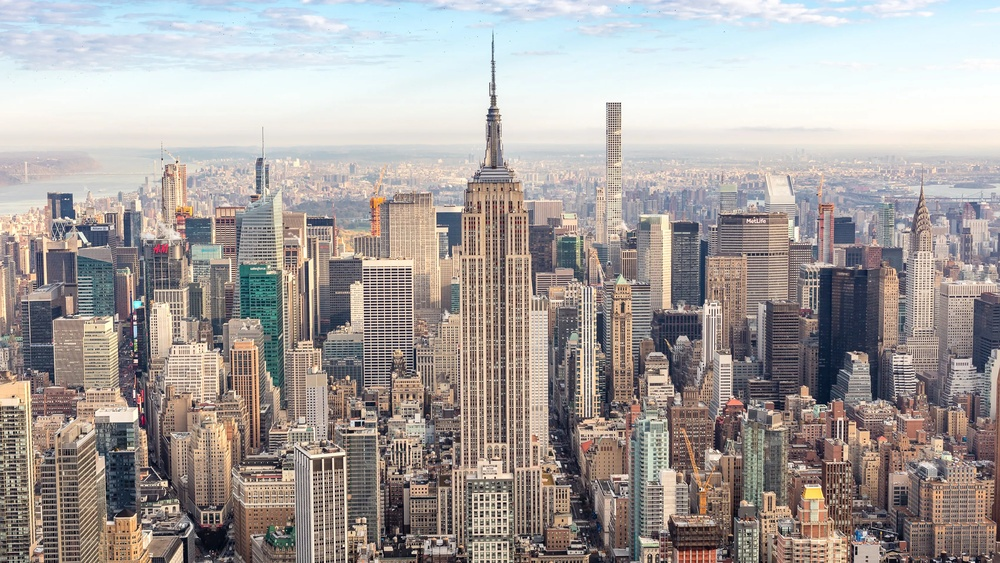
#> input picture nyc.jpg, 1000 x 563 px, shrunk from 3400 x 1913 before the run
$ python bluring.py
#> lines starting #> are read from the running program, lines starting #| are printed output that depends on the picture
import cv2
import matplotlib.pyplot as plt
import numpy as np
import warnings
warnings.filterwarnings("ignore")

#bluring (decrease the noise and decrease the sharpness)
img=cv2.imread("nyc.jpg")
#> img is the input picture: shape (563, 1000, 3); mean B, G, R 157.8, 160.2, 166.3
img=cv2.cvtColor(img,cv2.COLOR_BGR2RGB)
plt.figure()
plt.imshow(img)
plt.axis("off")
plt.title("Original Image")
plt.show()

#mean blur
blur_img=cv2.blur(img,ksize=(5,5))
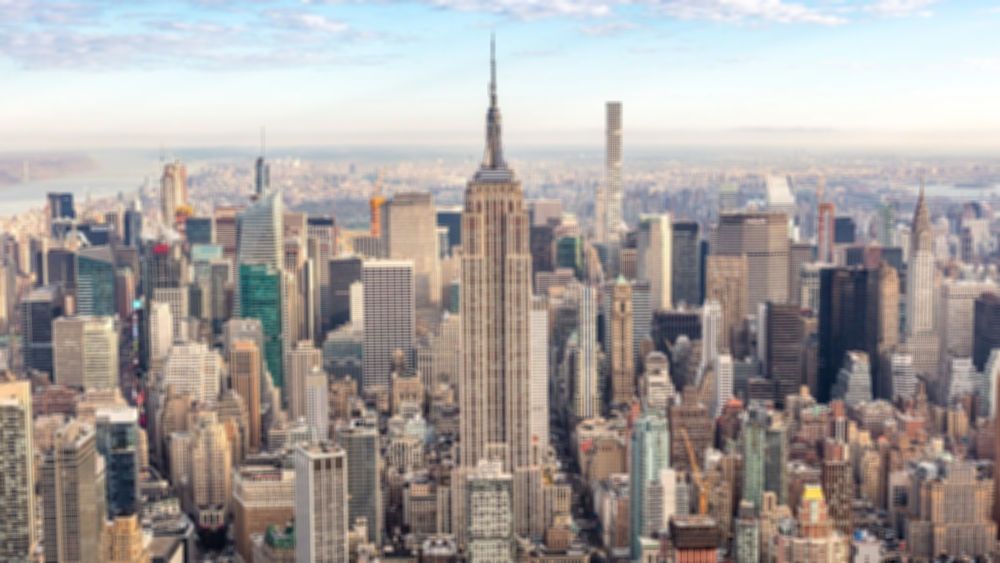
#> blur_img: shape (563, 1000, 3); mean R, G, B 166.3, 160.2, 157.8
plt.figure()
plt.imshow(blur_img)
plt.axis("off")
plt.title("Mean Blur")
plt.show()

#gaussian blur
gaussian_img=cv2.GaussianBlur(img,ksize=(3,3),sigmaX=7)
plt.figure()
plt.imshow(gaussian_img)
plt.axis("off")
plt.title("Gaussian Blur")
plt.show()

#median blur
median_img=cv2.medianBlur(img,ksize=3)
plt.figure()
plt.imshow(median_img)
plt.axis("off")
plt.title("Median Blur")
plt.show()

def gaussianNoise(image):
    row, col, ch = image.shape
    mean = 0
    var = 0.05
    sigma = var**0.5
    gauss = np.random.normal(mean, sigma, (row, col, ch))
    gauss = gauss.reshape(row, col, ch)
    noisy = image + gauss
    return noisy

#adding gaussian noise
img_normal=cv2.cvtColor(img,cv2.COLOR_BGR2RGB)/255
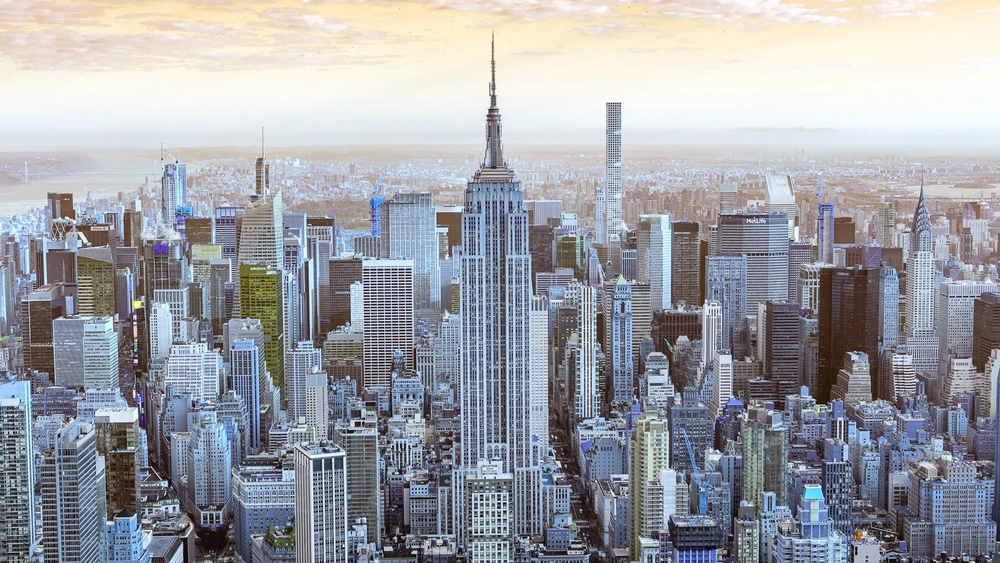
#> img_normal: shape (563, 1000, 3) float64; mean R, G, B 0.619, 0.628, 0.652
noisy_img=gaussianNoise(img_normal)
#> in gaussianNoise, `noisy = image + gauss`:
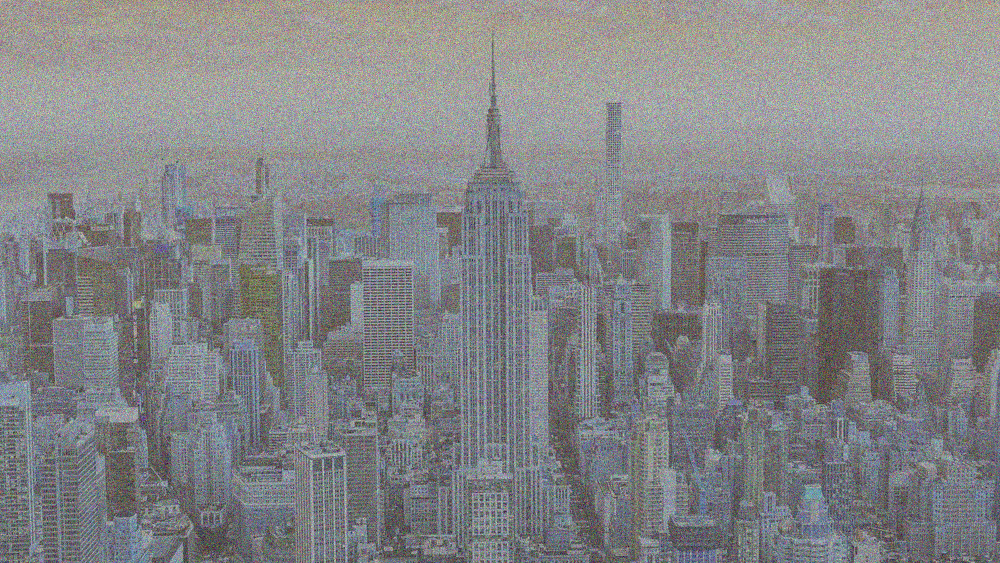
#> noisy: shape (563, 1000, 3) float64; mean R, G, B 0.619, 0.629, 0.652; drawn with min black and max white
plt.figure()
plt.imshow(noisy_img)
plt.axis("off")
plt.title("Noisy Image")
plt.show()
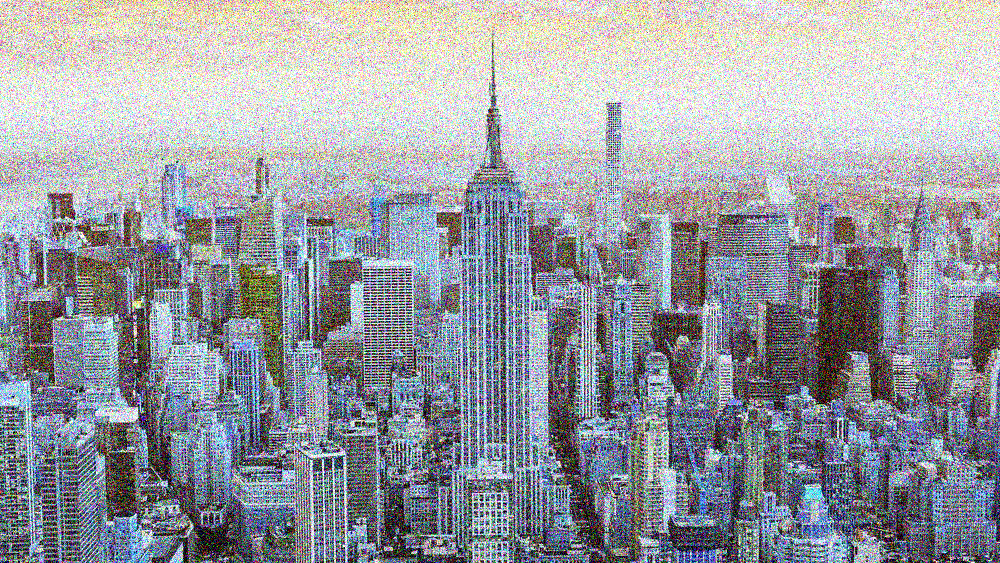
#> shown: shape (563, 1000, 3) float64; mean R, G, B 0.6, 0.611, 0.634

#applying gaussian blur to noisy image
gaussian_noisy_img=cv2.GaussianBlur(noisy_img,ksize=(3,3),sigmaX=7)
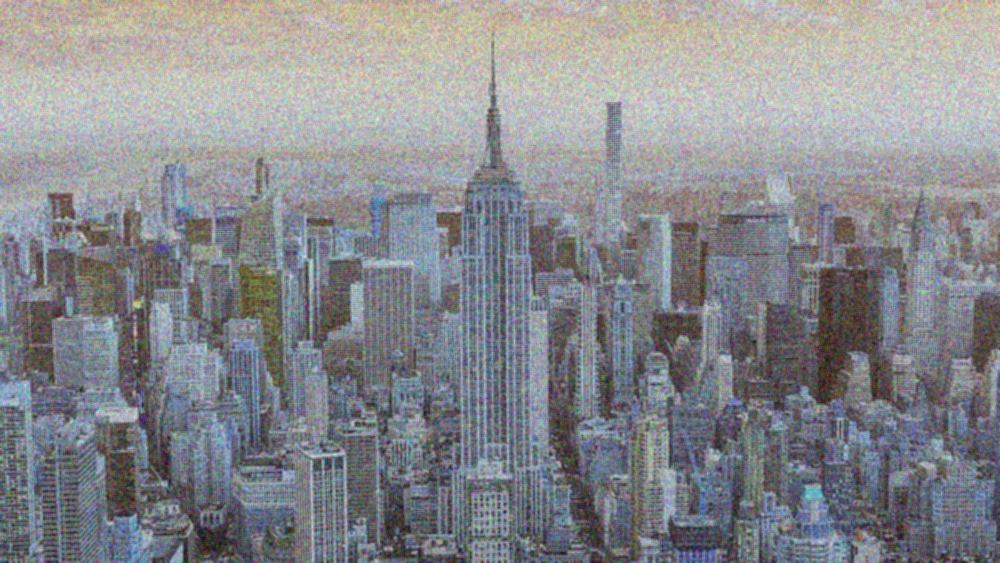
#> gaussian_noisy_img: shape (563, 1000, 3) float64; mean R, G, B 0.619, 0.629, 0.652; drawn with min black and max white
plt.figure()
plt.imshow(gaussian_noisy_img)
plt.axis("off")
plt.title("Noisy Image Blurred")
plt.show()
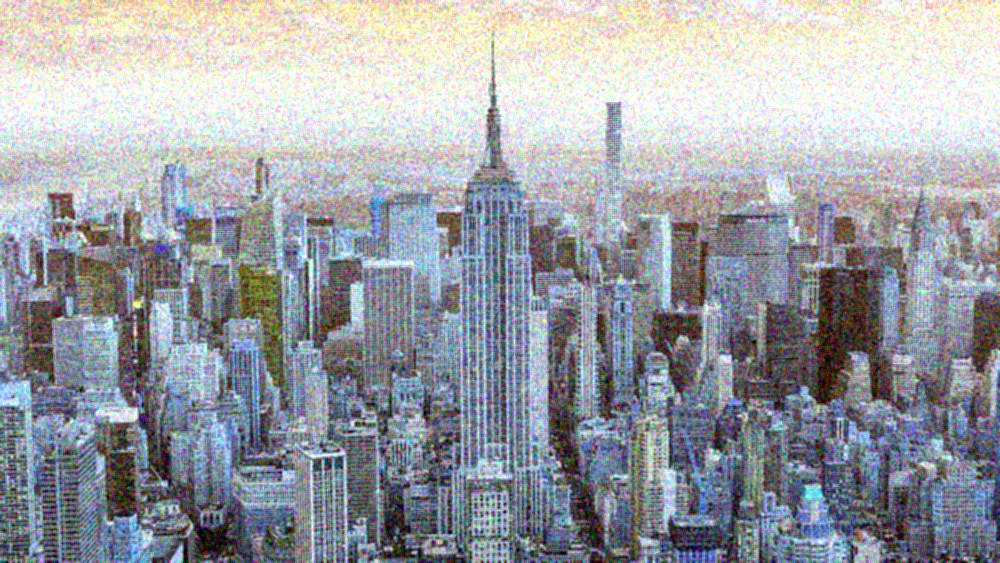
#> shown: shape (563, 1000, 3) float64; mean R, G, B 0.615, 0.625, 0.65


def saltAndPepperNoise(image, prob):
    output = np.copy(image)
    # Randomly select pixels for salt noise
    num_salt = np.ceil(prob * image.size * 0.5)
    coords = [np.random.randint(0, i - 1, int(num_salt)) for i in image.shape]

    # Ensure coordinates are within bounds
    coords = tuple(np.clip(c, 0, dim_size - 1) for c, dim_size in zip(coords, image.shape))

    output[coords] = 1

    # Randomly select pixels for pepper noise
    num_pepper = np.ceil(prob * image.size * 0.5)
    coords = [np.random.randint(0, i - 1, int(num_pepper)) for i in image.shape]

    # Ensure coordinates are within bounds
    coords = tuple(np.clip(c, 0, dim_size - 1) for c, dim_size in zip(coords, image.shape))

    output[coords] = 0
    return output


# Apply salt and pepper noise
spImage = saltAndPepperNoise(img, 0.05)

# Display or save the noisy image
cv2.imshow('Noisy Image', spImage)
cv2.waitKey(0)
cv2.destroyAllWindows()

spImage =saltAndPepperNoise(img,0.05)
#> call 2 of saltAndPepperNoise, with prob = 0.05
#> in saltAndPepperNoise (call 2), `output[coords] = 0`:
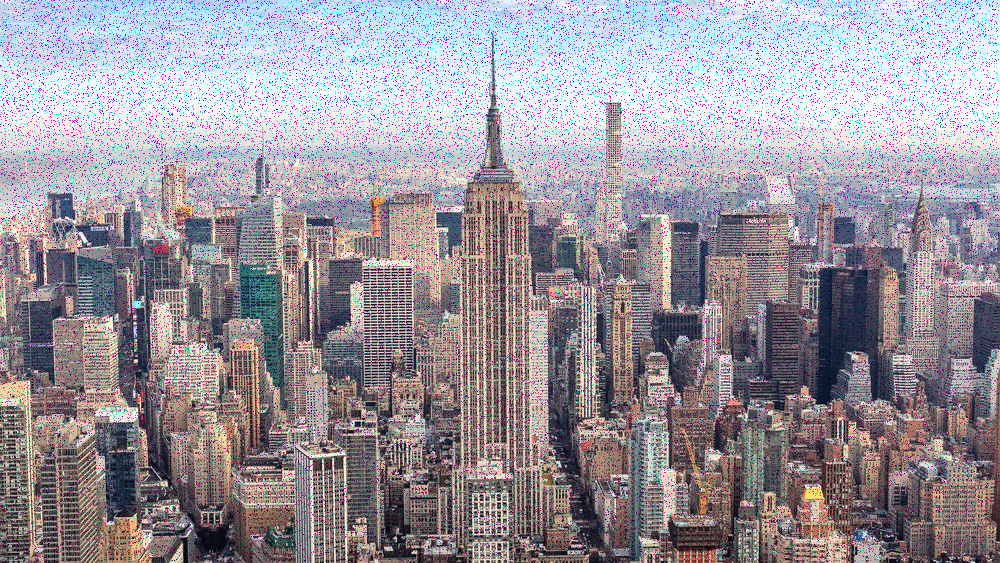
#> output: shape (563, 1000, 3); mean R, G, B 154.4, 148.5, 157.8
plt.figure()
plt.imshow(spImage)
plt.axis("off")
plt.title("Salt and Pepper Image")
plt.show()

$ run again, with Jungfrauen-_oder_Leanderturm.jpg copied over nyc.jpg
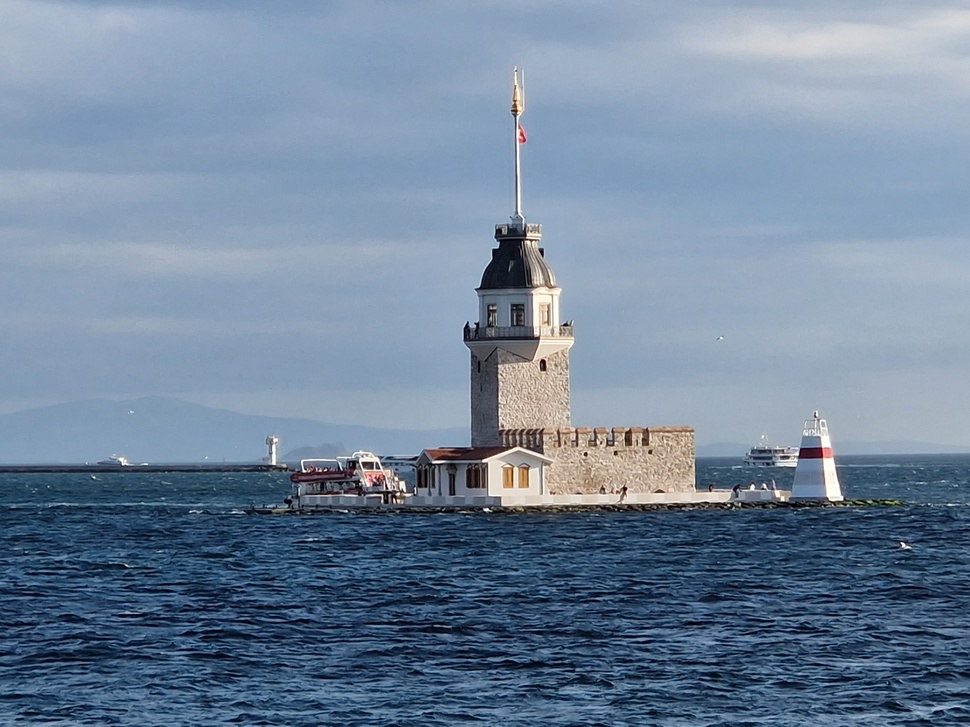
#> input picture Jungfrauen-_oder_Leanderturm.jpg, 970 x 727 px, shrunk from 4000 x 3000 before the run
#> img is the input picture: shape (727, 970, 3); mean B, G, R 156.1, 133.3, 113.6
#> `gaussian_noisy_img=cv2.GaussianBlur(noisy_img,ksize=(3,3),sigmaX=7)`:
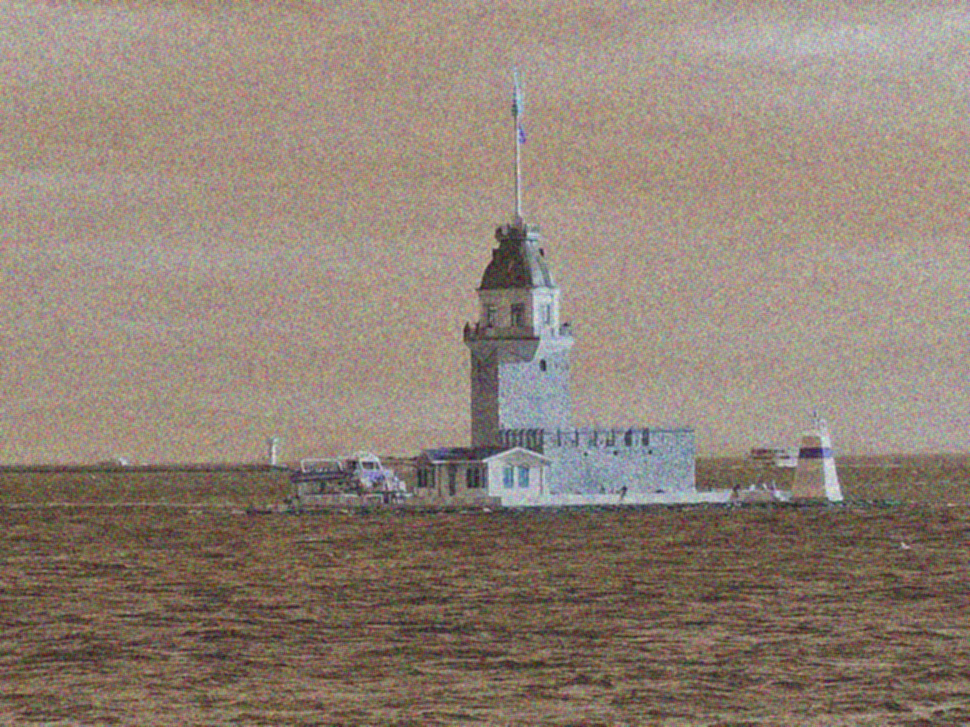
#> gaussian_noisy_img: shape (727, 970, 3) float64; mean R, G, B 0.612, 0.523, 0.446; drawn with min black and max white
#> in saltAndPepperNoise (call 2), `output[coords] = 1`:
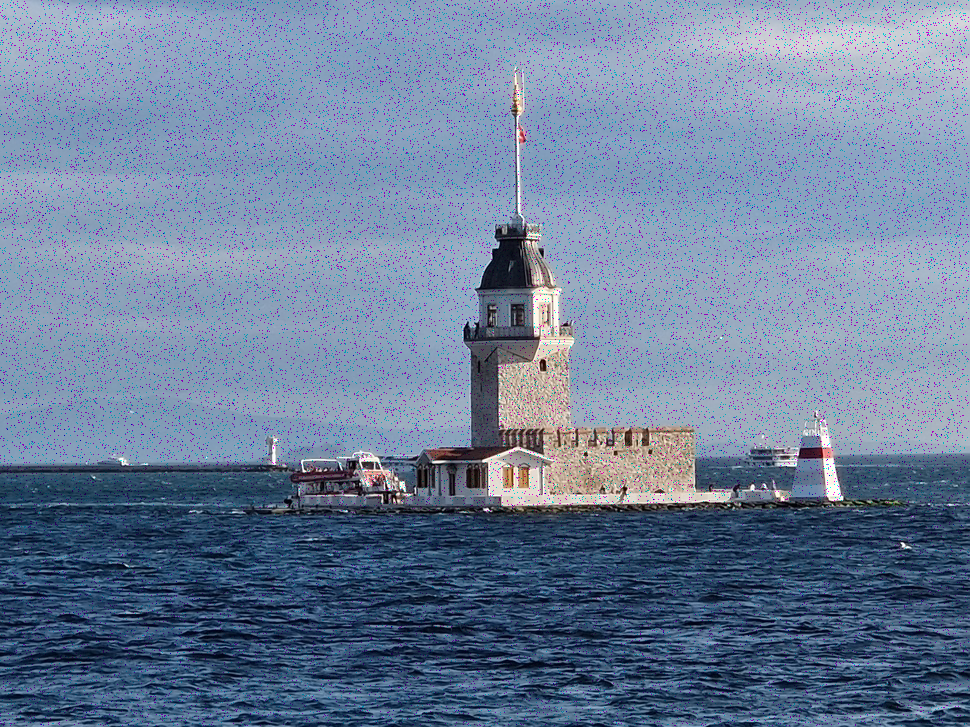
#> output: shape (727, 970, 3); mean R, G, B 109.5, 128.5, 156.1

$ run again, with img1.jpg copied over nyc.jpg
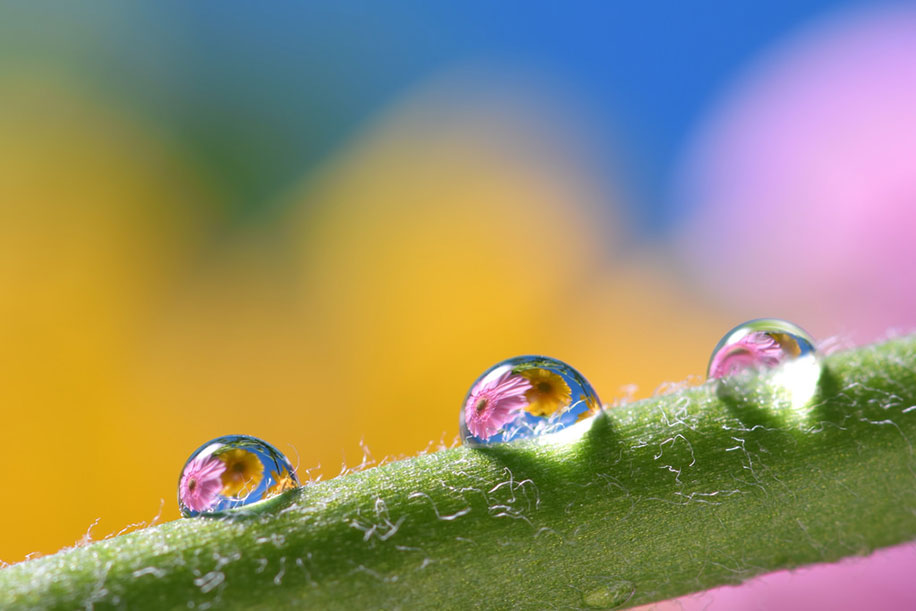
#> input picture img1.jpg, 916 x 611 px
#> img is the input picture: shape (611, 916, 3); mean B, G, R 107.1, 142.4, 150
#> `plt.show()`:
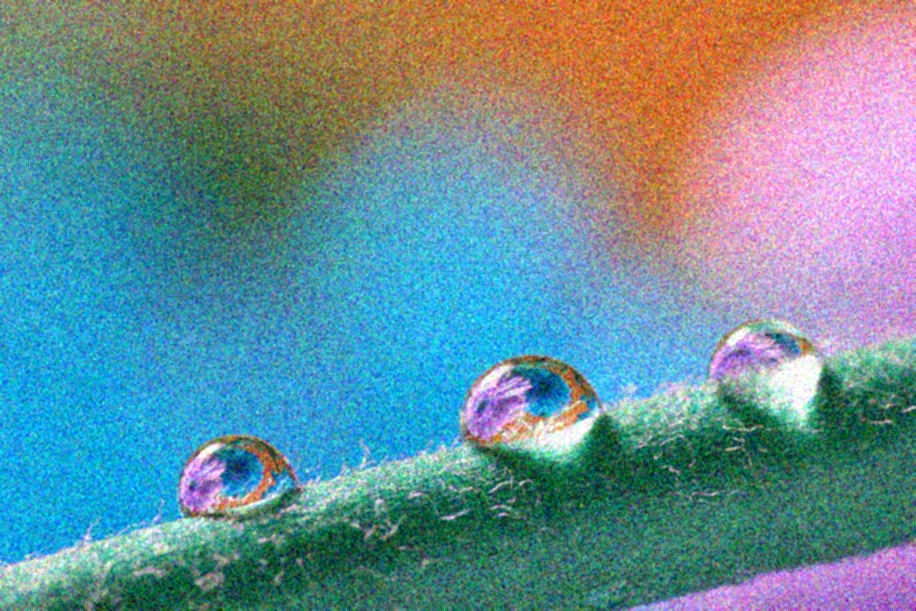
#> shown: shape (611, 916, 3) float64; mean R, G, B 0.42, 0.559, 0.587
#> in saltAndPepperNoise (call 2), `output[coords] = 0`:
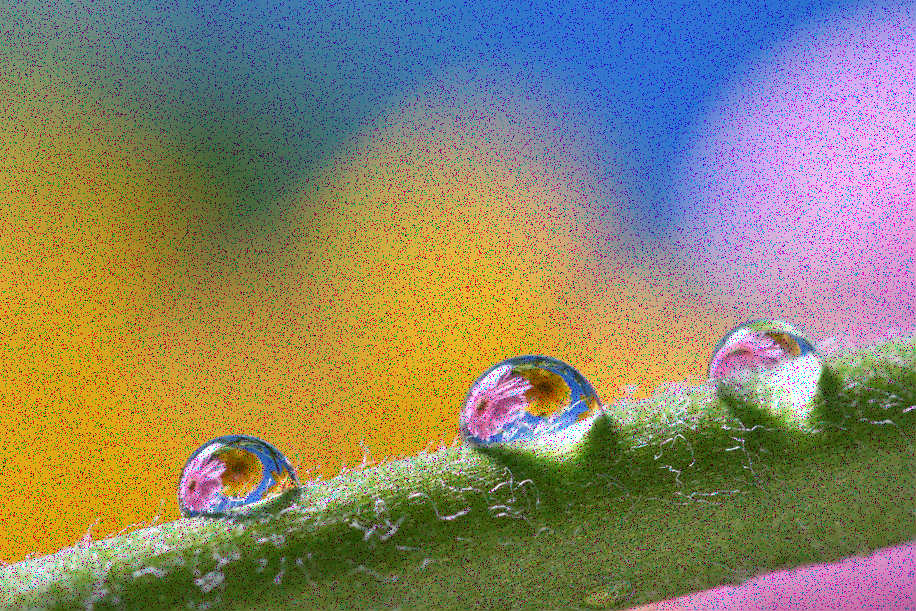
#> output: shape (611, 916, 3); mean R, G, B 139.2, 132.1, 107.1
